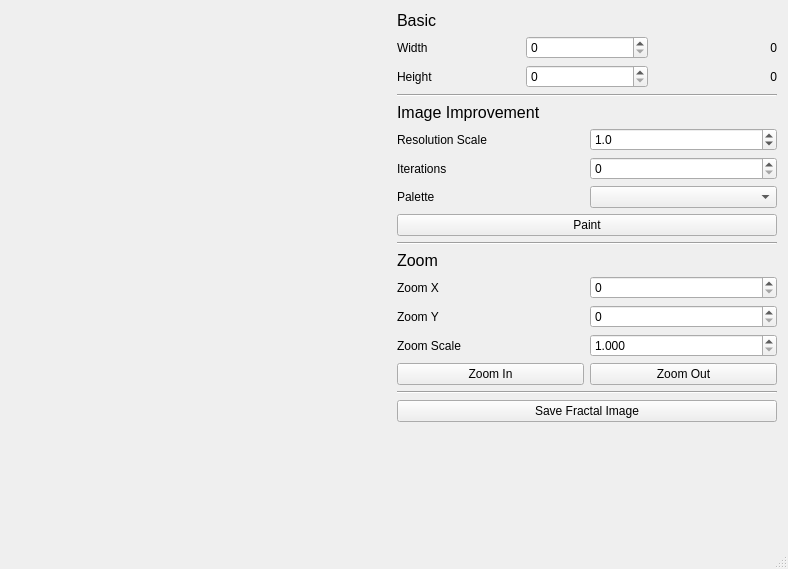
<?xml version="1.0" encoding="UTF-8"?>
<ui version="4.0">
 <class>MainWindow</class>
 <widget class="QMainWindow" name="MainWindow">
  <property name="geometry">
   <rect>
    <x>0</x>
    <y>0</y>
    <width>788</width>
    <height>569</height>
   </rect>
  </property>
  <property name="windowTitle">
   <string>MainWindow</string>
  </property>
  <widget class="QWidget" name="centralWidget">
   <layout class="QHBoxLayout" name="horizontalLayout">
    <item>
     <widget class="PaintWidget" name="paintWidget" native="true"/>
    </item>
    <item>
     <layout class="QVBoxLayout" name="configLayout">
      <item>
       <widget class="QLabel" name="headerBasicLabel">
        <property name="font">
         <font>
          <pointsize>12</pointsize>
         </font>
        </property>
        <property name="text">
         <string>Basic</string>
        </property>
       </widget>
      </item>
      <item>
       <layout class="QHBoxLayout" name="widthHorizontalLayout">
        <item>
         <widget class="QLabel" name="widthLabel">
          <property name="text">
           <string>Width</string>
          </property>
         </widget>
        </item>
        <item>
         <widget class="QSpinBox" name="widthSpinBox">
          <property name="maximum">
           <number>99999</number>
          </property>
          <property name="singleStep">
           <number>4</number>
          </property>
         </widget>
        </item>
        <item>
         <widget class="QLabel" name="widthScaledLabel">
          <property name="text">
           <string>0</string>
          </property>
          <property name="alignment">
           <set>Qt::AlignRight|Qt::AlignTrailing|Qt::AlignVCenter</set>
          </property>
         </widget>
        </item>
       </layout>
      </item>
      <item>
       <layout class="QHBoxLayout" name="heightHorizontalLayout">
        <item>
         <widget class="QLabel" name="heightLabel">
          <property name="text">
           <string>Height</string>
          </property>
         </widget>
        </item>
        <item>
         <widget class="QSpinBox" name="heightSpinBox">
          <property name="maximum">
           <number>99999</number>
          </property>
          <property name="singleStep">
           <number>4</number>
          </property>
         </widget>
        </item>
        <item>
         <widget class="QLabel" name="heightScaledLabel">
          <property name="text">
           <string>0</string>
          </property>
          <property name="alignment">
           <set>Qt::AlignRight|Qt::AlignTrailing|Qt::AlignVCenter</set>
          </property>
         </widget>
        </item>
       </layout>
      </item>
      <item>
       <widget class="Line" name="line">
        <property name="orientation">
         <enum>Qt::Horizontal</enum>
        </property>
       </widget>
      </item>
      <item>
       <widget class="QLabel" name="headerImprovementLabel">
        <property name="font">
         <font>
          <pointsize>12</pointsize>
         </font>
        </property>
        <property name="text">
         <string>Image Improvement</string>
        </property>
       </widget>
      </item>
      <item>
       <layout class="QHBoxLayout" name="scaleHorizontalLayout">
        <item>
         <widget class="QLabel" name="scaleLabel">
          <property name="sizePolicy">
           <sizepolicy hsizetype="Preferred" vsizetype="Preferred">
            <horstretch>0</horstretch>
            <verstretch>0</verstretch>
           </sizepolicy>
          </property>
          <property name="text">
           <string>Resolution Scale</string>
          </property>
         </widget>
        </item>
        <item>
         <widget class="QDoubleSpinBox" name="scaleDoubleSpinBox">
          <property name="decimals">
           <number>1</number>
          </property>
          <property name="minimum">
           <double>0.200000000000000</double>
          </property>
          <property name="maximum">
           <double>100.000000000000000</double>
          </property>
          <property name="singleStep">
           <double>0.200000000000000</double>
          </property>
          <property name="value">
           <double>1.000000000000000</double>
          </property>
         </widget>
        </item>
       </layout>
      </item>
      <item>
       <layout class="QHBoxLayout" name="iterationHorizontalLayout">
        <item>
         <widget class="QLabel" name="iterationLabel">
          <property name="text">
           <string>Iterations</string>
          </property>
         </widget>
        </item>
        <item>
         <widget class="QSpinBox" name="iterationSpinBox">
          <property name="maximum">
           <number>99999</number>
          </property>
         </widget>
        </item>
       </layout>
      </item>
      <item>
       <layout class="QHBoxLayout" name="paletteHorizontalLayout">
        <item>
         <widget class="QLabel" name="paletteLabel">
          <property name="text">
           <string>Palette</string>
          </property>
         </widget>
        </item>
        <item>
         <widget class="QComboBox" name="paletteComboBox"/>
        </item>
       </layout>
      </item>
      <item>
       <widget class="QPushButton" name="paintButton">
        <property name="text">
         <string>Paint</string>
        </property>
       </widget>
      </item>
      <item>
       <widget class="Line" name="line_2">
        <property name="orientation">
         <enum>Qt::Horizontal</enum>
        </property>
       </widget>
      </item>
      <item>
       <widget class="QLabel" name="headerZoomLabel">
        <property name="font">
         <font>
          <pointsize>12</pointsize>
         </font>
        </property>
        <property name="text">
         <string>Zoom</string>
        </property>
       </widget>
      </item>
      <item>
       <layout class="QHBoxLayout" name="zoomXHorizontalLayout">
        <item>
         <widget class="QLabel" name="zoomXLabel">
          <property name="text">
           <string>Zoom X</string>
          </property>
         </widget>
        </item>
        <item>
         <widget class="QSpinBox" name="ZommXSpinBox">
          <property name="maximum">
           <number>99999</number>
          </property>
         </widget>
        </item>
       </layout>
      </item>
      <item>
       <layout class="QHBoxLayout" name="ZoomYHorizontalLayout">
        <item>
         <widget class="QLabel" name="ZoomYLabel">
          <property name="text">
           <string>Zoom Y</string>
          </property>
         </widget>
        </item>
        <item>
         <widget class="QSpinBox" name="ZoomYSpinBox">
          <property name="maximum">
           <number>99999</number>
          </property>
         </widget>
        </item>
       </layout>
      </item>
      <item>
       <layout class="QHBoxLayout" name="ZoomScaleHorizontalLayout">
        <item>
         <widget class="QLabel" name="ZoomSaleLabel">
          <property name="text">
           <string>Zoom Scale</string>
          </property>
         </widget>
        </item>
        <item>
         <widget class="QDoubleSpinBox" name="ZoomScaleDoubleSpinBox">
          <property name="decimals">
           <number>3</number>
          </property>
          <property name="minimum">
           <double>1.000000000000000</double>
          </property>
          <property name="maximum">
           <double>1000.000000000000000</double>
          </property>
          <property name="singleStep">
           <double>0.001000000000000</double>
          </property>
          <property name="value">
           <double>1.000000000000000</double>
          </property>
         </widget>
        </item>
       </layout>
      </item>
      <item>
       <layout class="QHBoxLayout" name="ZoomButtonsHorizontalLayout">
        <item>
         <widget class="QPushButton" name="zoomInPushButton">
          <property name="text">
           <string>Zoom In</string>
          </property>
         </widget>
        </item>
        <item>
         <widget class="QPushButton" name="zoomOutPushButton">
          <property name="text">
           <string>Zoom Out</string>
          </property>
         </widget>
        </item>
       </layout>
      </item>
      <item>
       <widget class="Line" name="line_3">
        <property name="orientation">
         <enum>Qt::Horizontal</enum>
        </property>
       </widget>
      </item>
      <item>
       <widget class="QPushButton" name="saveImageButton">
        <property name="text">
         <string>Save Fractal Image</string>
        </property>
       </widget>
      </item>
      <item>
       <spacer name="verticalSpacer">
        <property name="orientation">
         <enum>Qt::Vertical</enum>
        </property>
        <property name="sizeHint" stdset="0">
         <size>
          <width>20</width>
          <height>40</height>
         </size>
        </property>
       </spacer>
      </item>
     </layout>
    </item>
   </layout>
  </widget>
  <widget class="QStatusBar" name="statusBar"/>
 </widget>
 <layoutdefault spacing="6" margin="11"/>
 <customwidgets>
  <customwidget>
   <class>PaintWidget</class>
   <extends>QWidget</extends>
   <header>graphic/paintWidget.h</header>
   <container>1</container>
  </customwidget>
 </customwidgets>
 <resources/>
 <connections/>
</ui>
